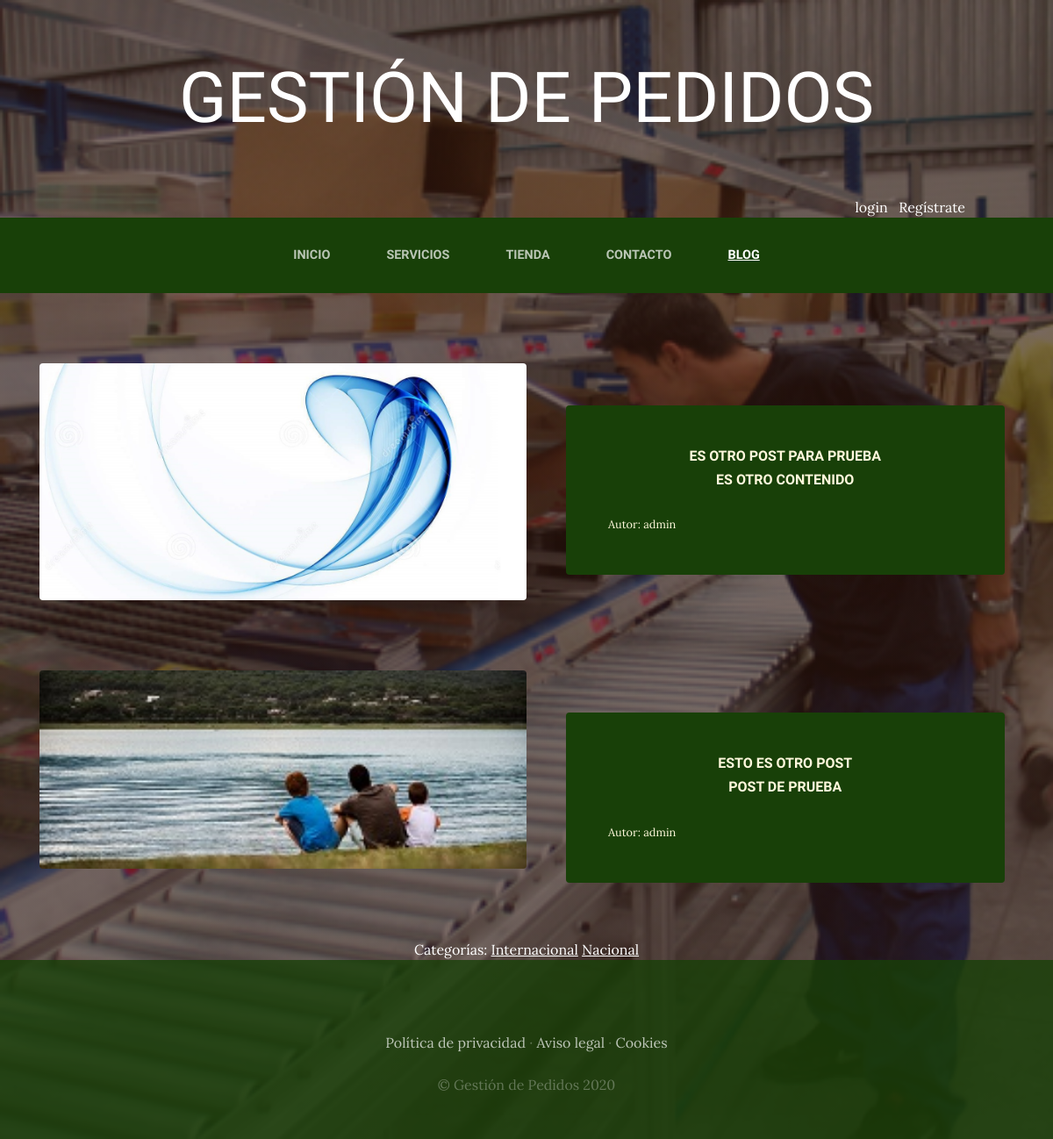
Screenshot of /blog/ with the database file from the repository.
### blog/models.py (models this page shows, shortened)
class Post(models.Model):
    titulo = models.CharField(max_length=50)
    Contenido = models.CharField(max_length=50)
    imagen = models.ImageField(upload_to='blog', null=True, blank=True)
    autor = models.ForeignKey(User, on_delete=models.CASCADE)
    categorias = models.ManyToManyField(Categoria)
    created = models.DateTimeField(auto_now_add=True)
    updated = models.DateTimeField(auto_now_add=True)
    class Meta():
        verbose_name='post'
        verbose_name_plural='posts'

class Categoria(models.Model):
    nombre = models.CharField(max_length=50)
    created = models.DateTimeField(auto_now_add=True)
    updated = models.DateTimeField(auto_now_add=True)
    class Meta():
        verbose_name='categoria'
        verbose_name_plural='categorias'

### blog/views.py (the view)
# urls.py: path('', views.blog, name="Blog"),
def blog(request):
    posts=Post.objects.all()
    return render(request, "blog/blog.html",{"posts": posts})

### carro/context_processor.py (called while the page is built)
def importe_total_carro(request):
    total=0
    if request.user.is_authenticated:
        for key, value in request.session["carro"].items():
            total=total+float(value["precio"])
    else:
        total="Debes logearte"
    return {"importe_total_carro":total}

### blog/templates/blog/blog.html
{% extends "proyectowebapp/base.html" %}
{% load static %}
{% block content %}
    {% for post in posts %}
    <section class="page-section clearfix">
        <div class="container">
          <div class="intro">
            <img class="intro-img img-fluid mb-3 mb-lg-0 rounded" src="{{post.imagen.url}}" alt="" style="width:50%;">
            <div class="intro-text left-0 text-center bg-faded p-5 rounded">
              <h2 class="section-heading mb-4" >
                <span class="section-heading-upper">{{post.titulo}}</span>
                <span class="section-heading-upper">{{post.Contenido}}</span>
              </h2>
            <div style="text-align:left; font-size: 0.8em;">
              Autor: {{post.autor}}
            </div>
          </div>
        </div>
      </section>
    {% endfor %}
  <section>
    <div style="width:75%; margin: auto; text-align:center; color: white;">
    Categorías:
    {% for post in posts %}
      {% for categoria in post.categorias.all %}
      <a href="{% url 'categoria' categoria.id %}" class="linksCategorias">{{categoria.nombre}}</a>
      {% endfor %}
    {% endfor %}
    </div>
  </section>
{% endblock %}

### proyectowebapp/static/proyectowebapp/css/gestion.css (style rules this page uses)
body { font-family: 'Lora'; background: linear-gradient(rgba(47, 23, 15, 0.65), rgba(47, 23, 15, 0.65)), url("../img/bg_main.jpg"); background-attachment: fixed; background-position: center; background-size: cover; }
h1, h2, h3, h4, h5, h6 { font-family: 'Raleway'; }
.page-section { margin-top: 5rem; margin-bottom: 5rem; }
.section-heading { text-transform: uppercase; }
.section-heading .section-heading-upper { display: block; font-size: 1rem; font-weight: 800; padding-bottom:.5rem; }
.bg-faded { background-color: rgba(255, 255, 255, 0.85); }
.intro { position: relative; }
@media (min-width: 992px) { .intro .intro-img { width: 75%; float: left; } }
@media (min-width: 992px) { .intro .intro-text { left: 600; width: 60%; margin-top: 3rem; background-color: rgba(24, 64, 8); color: cornsilk; position: absolute; } }
@media (min-width: 1200px) { .intro .intro-text { width: 45%; } }
.linksCategorias { color: white !important; text-decoration: underline; }

### rows the page displays
Post: imagen (picture), titulo "ES OTRO POST PARA PRUEBA", Contenido "ES OTRO CONTENIDO", autor "admin"
Post: imagen (picture), titulo "ESTO ES OTRO POST", Contenido "POST DE PRUEBA", autor "admin"
Categoria: nombre "Internacional"
Categoria: nombre "Nacional"
